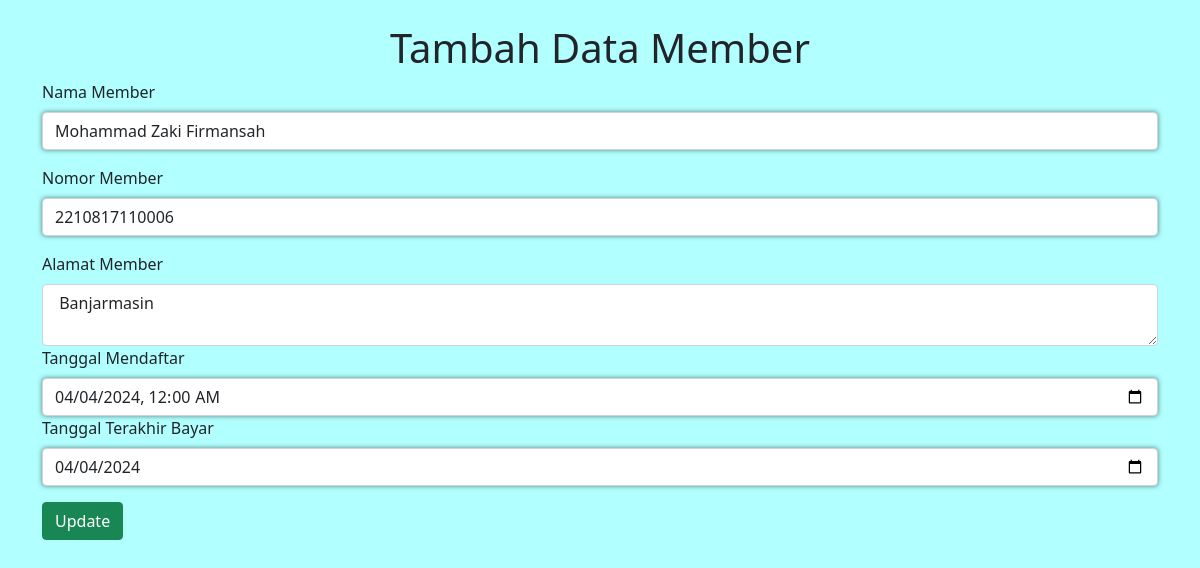
/FormMember.php?id_member=1, run on the app's committed database.
### tables this page shows
CREATE TABLE `member` (
  `id_member` int(11) NOT NULL,
  `nama_member` varchar(250) NOT NULL,
  `nomor_member` varchar(15) NOT NULL,
  `alamat` text NOT NULL,
  `tgl_mendaftar` date NOT NULL,
  `tgl_terakhir_bayar` date NOT NULL
);

### FormMember.php (the view, shortened to what this page needs)
<!DOCTYPE html>
<html lang="en">
<head>
    <link href="https://cdn.jsdelivr.net/npm/bootstrap@5.1.3/dist/css/bootstrap.min.css" rel="stylesheet"
>
</head>
<body class="p-3" style="background-color: #B2FFFF">
    <?php
    include_once('Model.php');
    if (isset($_GET['id_member'])) {
        editMember();
    }
    ?>
    <div class="container">
        <div class="row">
            <form action="" method="post">
                <h1 style="text-align: center;" class="mt-2">Tambah Data Member</h1>
                <label for="nama_member" class="form-label">Nama Member</label>
                <input type="text" name="nama_member" id="nama_member" class="form-control mb-3"
                    value="<?php if (isset($_GET['id_member']))
                        echo $result[0]["nama_member"] ?>" required>
                    <label for="nomor_member" class="form-label">Nomor Member</label>
                    <input type="text" name="nomor_member" id="nomor_member" class="form-control mb-3"
                        value="<?php if (isset($_GET['id_member']))
                        echo $result[0]["nomor_member"] ?>" required>
                    <label for="alamat" class="form-label">Alamat Member</label>
                    <textarea name="alamat" id="alamat" class="form-control"
                        required><?php if (isset($_GET['id_member']))
                        echo $result[0]["alamat"] ?> </textarea>
                    <label for="tgl_mendaftar" class="form-label">Tanggal Mendaftar</label>
                    <input type="datetime-local" name="tgl_mendaftar" id="tgl_mendaftar" class="form-control"
                        value="<?php if (isset($_GET['id_member']))
                        echo date('Y-m-d\TH:i', strtotime($result[0]["tgl_mendaftar"])) ?>"
                        required>
                    <label for="tgl_terakhir_bayar" class="form-label">Tanggal Terakhir Bayar</label>
                    <input type="date" name="tgl_terakhir_bayar" id="tgl_terakhir_bayar" class="form-control"
                        value="<?php if (isset($_GET['id_member']))
                        echo $result[0]["tgl_terakhir_bayar"] ?>" required>
                <?php
                    if (isset($_GET['id_member'])) {
                        echo "<button type=\"submit\" class=\"btn btn-success mt-3\" name=\"update\"> Update </button>";
                    } else {
                        echo "<button type=\"submit\" class=\"btn btn-success mt-3\" name=\"tambah\"> Tambah </button>";
                    }
                    ?>
        </div>
    </div>
</body>
</html>

### FormMember.php (style rules this page uses)
input { font-weight: 500; font-size: .8vw; color: #fff; background-color: rgb(28, 28, 30); box-shadow: 0 0 .4vw rgba(0, 0, 0, 0.5), 0 0 0 .15vw transparent; border-radius: 0.4vw; border: none; outline: none; padding: 0.4vw; transition: .4s; }

### data on the page
member: nama_member "Mohammad Zaki Firmansah", nomor_member "2210817110006", alamat "Banjarmasin", tgl_mendaftar "04/04/2024 00:00", tgl_terakhir_bayar "04/04/2024"
